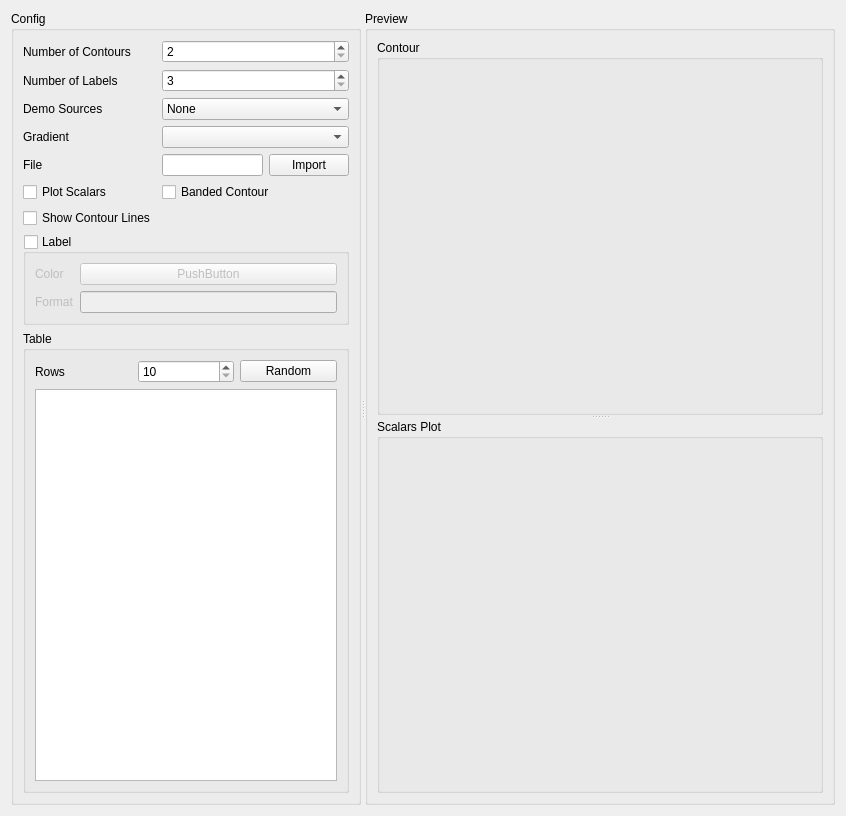
<?xml version="1.0" encoding="UTF-8"?>
<ui version="4.0">
 <class>ContourWindow</class>
 <widget class="QWidget" name="ContourWindow">
  <property name="geometry">
   <rect>
    <x>0</x>
    <y>0</y>
    <width>846</width>
    <height>816</height>
   </rect>
  </property>
  <property name="windowTitle">
   <string>Form</string>
  </property>
  <layout class="QGridLayout" name="gridLayout">
   <item row="0" column="0">
    <widget class="QSplitter" name="splitter">
     <property name="orientation">
      <enum>Qt::Horizontal</enum>
     </property>
     <widget class="QGroupBox" name="groupBox">
      <property name="maximumSize">
       <size>
        <width>350</width>
        <height>16777215</height>
       </size>
      </property>
      <property name="title">
       <string>Config</string>
      </property>
      <layout class="QGridLayout" name="gridLayout_4">
       <item row="0" column="0">
        <layout class="QGridLayout" name="gridLayout_3">
         <item row="4" column="0">
          <widget class="QLabel" name="label_6">
           <property name="text">
            <string>File</string>
           </property>
          </widget>
         </item>
         <item row="2" column="1" colspan="2">
          <widget class="QComboBox" name="demoSourcesCombo">
           <property name="editable">
            <bool>false</bool>
           </property>
           <item>
            <property name="text">
             <string>None</string>
            </property>
           </item>
           <item>
            <property name="text">
             <string>schaffer</string>
            </property>
           </item>
           <item>
            <property name="text">
             <string>pit</string>
            </property>
           </item>
           <item>
            <property name="text">
             <string>griewank</string>
            </property>
           </item>
           <item>
            <property name="text">
             <string>data</string>
            </property>
           </item>
           <item>
            <property name="text">
             <string>demo</string>
            </property>
           </item>
           <item>
            <property name="text">
             <string>ackley</string>
            </property>
           </item>
          </widget>
         </item>
         <item row="7" column="0" colspan="3">
          <widget class="QGroupBox" name="labelGroupBox">
           <property name="title">
            <string>Label</string>
           </property>
           <property name="checkable">
            <bool>true</bool>
           </property>
           <property name="checked">
            <bool>false</bool>
           </property>
           <layout class="QGridLayout" name="gridLayout_6">
            <item row="0" column="0">
             <layout class="QGridLayout" name="gridLayout_5">
              <item row="0" column="1">
               <widget class="Widgets::ColorPushButton" name="labelColorButton">
                <property name="text">
                 <string>PushButton</string>
                </property>
               </widget>
              </item>
              <item row="0" column="0">
               <widget class="QLabel" name="label_2">
                <property name="text">
                 <string>Color</string>
                </property>
               </widget>
              </item>
              <item row="1" column="0">
               <widget class="QLabel" name="label_8">
                <property name="text">
                 <string>Format</string>
                </property>
               </widget>
              </item>
              <item row="1" column="1">
               <widget class="QLineEdit" name="labelFormatEdit"/>
              </item>
             </layout>
            </item>
           </layout>
          </widget>
         </item>
         <item row="8" column="0" colspan="3">
          <widget class="QGroupBox" name="groupBox_3">
           <property name="maximumSize">
            <size>
             <width>16777215</width>
             <height>16777215</height>
            </size>
           </property>
           <property name="title">
            <string>Table</string>
           </property>
           <layout class="QGridLayout" name="gridLayout_8">
            <item row="0" column="0">
             <layout class="QGridLayout" name="gridLayout_7">
              <item row="0" column="1">
               <widget class="QSpinBox" name="rowsSpinBox">
                <property name="minimum">
                 <number>10</number>
                </property>
                <property name="maximum">
                 <number>10000</number>
                </property>
               </widget>
              </item>
              <item row="0" column="0">
               <widget class="QLabel" name="label_3">
                <property name="text">
                 <string>Rows</string>
                </property>
               </widget>
              </item>
              <item row="0" column="2">
               <widget class="QPushButton" name="randomButton">
                <property name="text">
                 <string>Random</string>
                </property>
               </widget>
              </item>
              <item row="1" column="0" colspan="3">
               <widget class="QTableView" name="dataTable">
                <property name="maximumSize">
                 <size>
                  <width>16777215</width>
                  <height>16777215</height>
                 </size>
                </property>
                <property name="alternatingRowColors">
                 <bool>true</bool>
                </property>
               </widget>
              </item>
             </layout>
            </item>
           </layout>
          </widget>
         </item>
         <item row="1" column="0">
          <widget class="QLabel" name="label_7">
           <property name="text">
            <string>Number of Labels</string>
           </property>
          </widget>
         </item>
         <item row="0" column="0">
          <widget class="QLabel" name="label">
           <property name="text">
            <string>Number of Contours</string>
           </property>
          </widget>
         </item>
         <item row="5" column="1" colspan="2">
          <widget class="QCheckBox" name="bandedContourCheckBox">
           <property name="text">
            <string>Banded Contour</string>
           </property>
          </widget>
         </item>
         <item row="4" column="2">
          <widget class="QPushButton" name="importFileButton">
           <property name="text">
            <string>Import</string>
           </property>
          </widget>
         </item>
         <item row="5" column="0">
          <widget class="QCheckBox" name="plotScalarsCheckBox">
           <property name="text">
            <string>Plot Scalars</string>
           </property>
          </widget>
         </item>
         <item row="1" column="1" colspan="2">
          <widget class="QSpinBox" name="numOfLabelsSpinBox">
           <property name="minimum">
            <number>3</number>
           </property>
           <property name="maximum">
            <number>10</number>
           </property>
          </widget>
         </item>
         <item row="3" column="0">
          <widget class="QLabel" name="label_9">
           <property name="text">
            <string>Gradient</string>
           </property>
          </widget>
         </item>
         <item row="0" column="1" colspan="2">
          <widget class="QSpinBox" name="numOfContoursSpinBox">
           <property name="minimum">
            <number>2</number>
           </property>
          </widget>
         </item>
         <item row="4" column="1">
          <widget class="QLineEdit" name="importFileEdit">
           <property name="readOnly">
            <bool>true</bool>
           </property>
          </widget>
         </item>
         <item row="6" column="0">
          <widget class="QCheckBox" name="showContourLineCheckBox">
           <property name="text">
            <string>Show Contour Lines</string>
           </property>
          </widget>
         </item>
         <item row="3" column="1" colspan="2">
          <widget class="Widgets::GradientComboBox" name="gradientCombo"/>
         </item>
         <item row="2" column="0">
          <widget class="QLabel" name="label_5">
           <property name="text">
            <string>Demo Sources</string>
           </property>
          </widget>
         </item>
        </layout>
       </item>
      </layout>
     </widget>
     <widget class="QGroupBox" name="groupBox_2">
      <property name="title">
       <string>Preview</string>
      </property>
      <layout class="QGridLayout" name="gridLayout_2">
       <item row="0" column="0">
        <widget class="QSplitter" name="splitter_2">
         <property name="orientation">
          <enum>Qt::Vertical</enum>
         </property>
         <widget class="QGroupBox" name="groupBox_4">
          <property name="title">
           <string>Contour</string>
          </property>
          <layout class="QGridLayout" name="gridLayout_9">
           <item row="0" column="0">
            <layout class="QVBoxLayout" name="previewLayout"/>
           </item>
          </layout>
         </widget>
         <widget class="QGroupBox" name="scalarPlotGroupBox">
          <property name="title">
           <string>Scalars Plot</string>
          </property>
          <layout class="QGridLayout" name="gridLayout_10">
           <item row="0" column="0">
            <layout class="QVBoxLayout" name="plotLayout"/>
           </item>
          </layout>
         </widget>
        </widget>
       </item>
      </layout>
     </widget>
    </widget>
   </item>
  </layout>
 </widget>
 <customwidgets>
  <customwidget>
   <class>Widgets::ColorPushButton</class>
   <extends>QPushButton</extends>
   <header location="global">colorpushbutton.h</header>
  </customwidget>
  <customwidget>
   <class>Widgets::GradientComboBox</class>
   <extends>QComboBox</extends>
   <header location="global">gradientcombobox.h</header>
  </customwidget>
 </customwidgets>
 <resources/>
 <connections/>
</ui>
